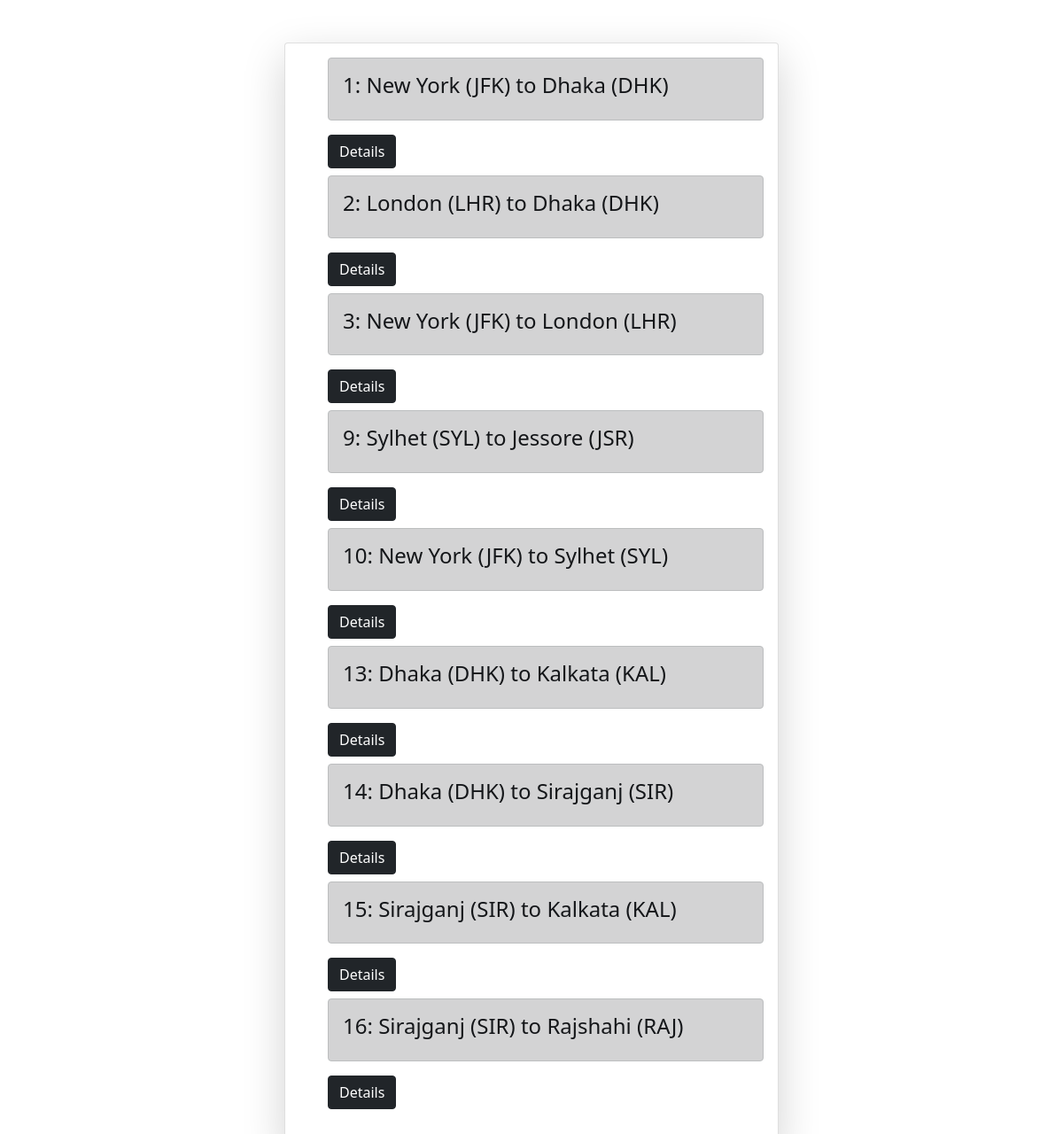
The app's page /flights/ with its own data.
### flights/models.py (models this page shows)
class Flight(models.Model):
    origin = models.ForeignKey(Airport, on_delete = models.CASCADE, related_name="departures")
    destination = models.ForeignKey(Airport, on_delete = models.CASCADE, related_name="arrivals")
    duration = models.IntegerField()
    def __str__(self):
        return f"{self.id}: {self.origin} to {self.destination}"

class Airport(models.Model):
    code = models.CharField(max_length = 3)
    city = models.CharField(max_length = 65)
    def __str__(self):
        return f"{self.city} ({self.code})"

### flights/views.py (the view)
# urls.py: path("", views.index, name='index')
def index(request):
    context = {
        "flights" : Flight.objects.all()
    }
    return render(request, 'flights/index.html', context = context)

### flights/templates/flights/index.html
{% extends "flights/layout.html" %} {% block content %}
<div class="container mt-5">
  <div class="col-6 mx-auto card p-3 shadow-lg">
    <ul>
      {% for flight in flights %}
      <div class="alert alert-dark">
        <strong><h4>{{flight}}</h4></strong>
      </div>
      <h4>
        <a href="/flights/{{flight.id}}/">
          <button class="btn btn-dark">Details</button>
        </a>
      </h4>
      {% endfor %}
    </ul>
  </div>
</div>
{% endblock %}

### records on screen
Flight: id+origin+destination "1: New York (JFK) to Dhaka (DHK)"
Flight: id+origin+destination "2: London (LHR) to Dhaka (DHK)"
Flight: id+origin+destination "3: New York (JFK) to London (LHR)"
Flight: id+origin+destination "9: Sylhet (SYL) to Jessore (JSR)"
Flight: id+origin+destination "10: New York (JFK) to Sylhet (SYL)"
Flight: id+origin+destination "13: Dhaka (DHK) to Kalkata (KAL)"
Flight: id+origin+destination "14: Dhaka (DHK) to Sirajganj (SIR)"
Flight: id+origin+destination "15: Sirajganj (SIR) to Kalkata (KAL)"
Flight: id+origin+destination "16: Sirajganj (SIR) to Rajshahi (RAJ)"
